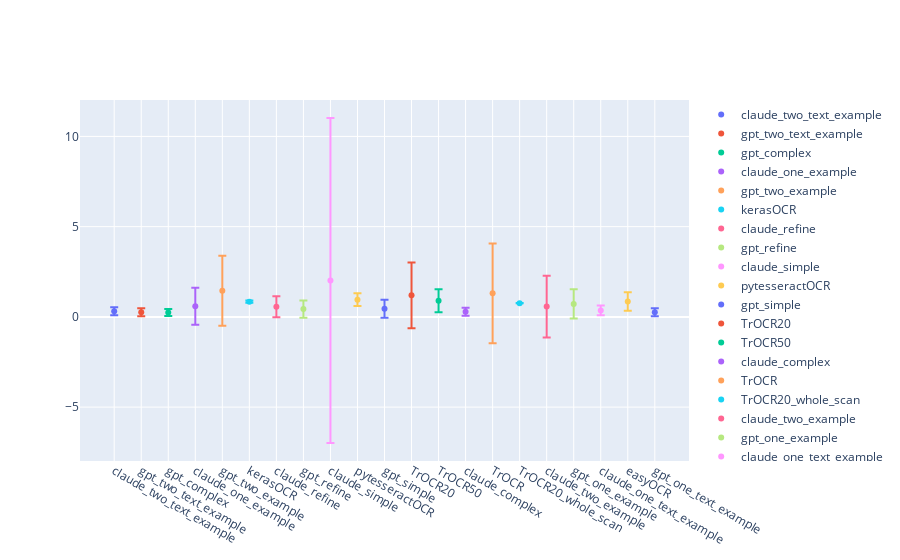

Notebook cell for this chart:
### Code cell
fig = go.Figure()
for j in cer_df['model'].unique():
    cer_mean = cer_df[(cer_df['model'] == j)]['cer'].mean()
    cer_std = cer_df[(cer_df['model'] == j)]['cer'].std()

    fig.add_trace(go.Scatter(x=[j], y=[cer_mean], 
                            mode='markers', name=f'{j}', 
                            error_y=dict(type='data', array=[cer_std], visible=True)))

# fig.add_trace(go.Violin(x=cer_df['model'], y=cer_df['cer'],
#                         points='all'))
fig.show()

### Figure 1 — Plotly figure (JSON) as saved in the notebook; plotly's stock layout.template omitted (floating-point values rounded to 4 significant figures)
{"data": [{"error_y": {"array": [0.2223], "type": "data", "visible": true}, "mode": "markers", "name": "claude_two_text_example", "type": "scatter", "x": ["claude_two_text_example"], "y": [0.3096]}, {"error_y": {"array": [0.218], "type": "data", "visible": true}, "mode": "markers", "name": "gpt_two_text_example", "type": "scatter", "x": ["gpt_two_text_example"], "y": [0.2567]}, {"error_y": {"array": [0.1915], "type": "data", "visible": true}, "mode": "markers", "name": "gpt_complex", "type": "scatter", "x": ["gpt_complex"], "y": [0.2421]}, {"error_y": {"array": [1.022], "type": "data", "visible": true}, "mode": "markers", "name": "claude_one_example", "type": "scatter", "x": ["claude_one_example"], "y": [0.5851]}, {"error_y": {"array": [1.942], "type": "data", "visible": true}, "mode": "markers", "name": "gpt_two_example", "type": "scatter", "x": ["gpt_two_example"], "y": [1.447]}, {"error_y": {"array": [0.06109], "type": "data", "visible": true}, "mode": "markers", "name": "kerasOCR", "type": "scatter", "x": ["kerasOCR"], "y": [0.8423]}, {"error_y": {"array": [0.5847], "type": "data", "visible": true}, "mode": "markers", "name": "claude_refine", "type": "scatter", "x": ["claude_refine"], "y": [0.5574]}, {"error_y": {"array": [0.4798], "type": "data", "visible": true}, "mode": "markers", "name": "gpt_refine", "type": "scatter", "x": ["gpt_refine"], "y": [0.4296]}, {"error_y": {"array": [9.002], "type": "data", "visible": true}, "mode": "markers", "name": "claude_simple", "type": "scatter", "x": ["claude_simple"], "y": [2.016]}, {"error_y": {"array": [0.3506], "type": "data", "visible": true}, "mode": "markers", "name": "pytesseractOCR", "type": "scatter", "x": ["pytesseractOCR"], "y": [0.9552]}, {"error_y": {"array": [0.4962], "type": "data", "visible": true}, "mode": "markers", "name": "gpt_simple", "type": "scatter", "x": ["gpt_simple"], "y": [0.4524]}, {"error_y": {"array": [1.82], "type": "data", "visible": true}, "mode": "markers", "name": "TrOCR20", "type": "scatter", "x": ["TrOCR20"], "y": [1.193]}, {"error_y": {"array": [0.6361], "type": "data", "visible": true}, "mode": "markers", "name": "TrOCR50", "type": "scatter", "x": ["TrOCR50"], "y": [0.8938]}, {"error_y": {"array": [0.2216], "type": "data", "visible": true}, "mode": "markers", "name": "claude_complex", "type": "scatter", "x": ["claude_complex"], "y": [0.2881]}, {"error_y": {"array": [2.766], "type": "data", "visible": true}, "mode": "markers", "name": "TrOCR", "type": "scatter", "x": ["TrOCR"], "y": [1.307]}, {"error_y": {"array": [0.01074], "type": "data", "visible": true}, "mode": "markers", "name": "TrOCR20_whole_scan", "type": "scatter", "x": ["TrOCR20_whole_scan"], "y": [0.7608]}, {"error_y": {"array": [1.713], "type": "data", "visible": true}, "mode": "markers", "name": "claude_two_example", "type": "scatter", "x": ["claude_two_example"], "y": [0.5717]}, {"error_y": {"array": [0.8125], "type": "data", "visible": true}, "mode": "markers", "name": "gpt_one_example", "type": "scatter", "x": ["gpt_one_example"], "y": [0.7188]}, {"error_y": {"array": [0.2724], "type": "data", "visible": true}, "mode": "markers", "name": "claude_one_text_example", "type": "scatter", "x": ["claude_one_text_example"], "y": [0.356]}, {"error_y": {"array": [0.5101], "type": "data", "visible": true}, "mode": "markers", "name": "easyOCR", "type": "scatter", "x": ["easyOCR"], "y": [0.8551]}, {"error_y": {"array": [0.2206], "type": "data", "visible": true}, "mode": "markers", "name": "gpt_one_text_example", "type": "scatter", "x": ["gpt_one_text_example"], "y": [0.259]}], "layout": {}}
